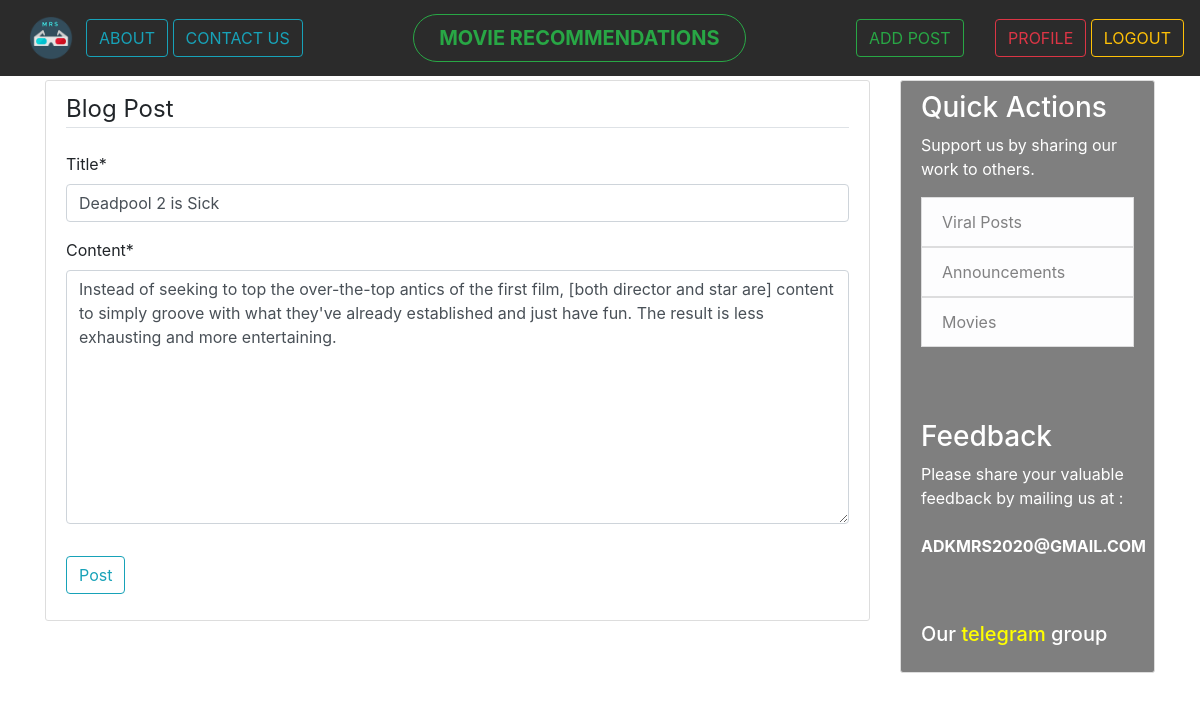
The page /post/19/update/ (signed in) on the database its author committed.
### blog/models.py (models this page shows, shortened)
class post(models.Model):
    title =models.CharField(max_length=77)
    content = models.TextField()
    date_posted = models.DateTimeField(default=timezone.now)
    author = models.ForeignKey(User, on_delete=models.CASCADE)

### blog/views.py (the view, shortened to what this page needs)
# urls.py: path('post/<int:pk>/update/', PostUpdateView.as_view(), name='post-update'),
class PostUpdateView(LoginRequiredMixin, UserPassesTestMixin, UpdateView):
    model = post
    fields = ['title', 'content']
    def test_func(self):
        post = self.get_object()
        if self.request.user == post.author:
            return True
        return False

### blog/templates/blog/post_form.html (shortened to what this page needs)
{% extends "blog/base.html" %}
{% load crispy_forms_tags %}
{% block content %}
    <div class="content-section">
        <form method="POST">
            <fieldset class="form-group">
                <legend class="border-bottom mb-4">Blog Post</legend>
                {{ form|crispy }}
            </fieldset>
            <div class="form-group">
                <button class="btn btn-outline-info" type="submit">Post</button>
            </div>
        </form>
    </div>
{% endblock content %}

### rows shown on the page
post: title "Deadpool 2 is Sick", content "Instead of seeking to top the over-the-top antics of the first film, [both director and star are] content to simply groove with what they've already established and just have fun. The result is less exhausting and more entertaining."
